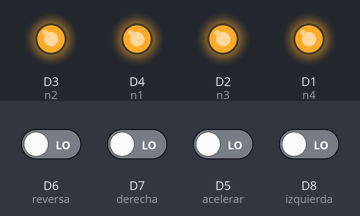
A sketch run on a simulated ESP8266 (Wemos D1 mini). Shown: output pins drawn as LEDs (lit = HIGH). Inputs (shaded band) come from the test bench; at power-on: D5 (acelerar), D6 (reversa), D7 (derecha), D8 (izquierda) LOW. What the sketch prints to the serial monitor is not drawn.

Above: at 1.2 s.
1.3 s: D6 (reversa) driven HIGH
At 2.5 s:
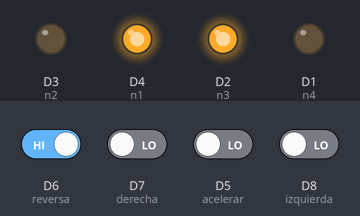
2.8 s: D5 (acelerar) driven HIGH
At 3.8 s:
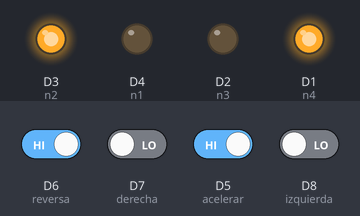
4.3 s: D5 (acelerar) driven LOW
At 5.0 s:
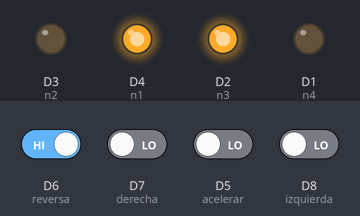
5.8 s: D6 (reversa) driven LOW
At 6.1 s:
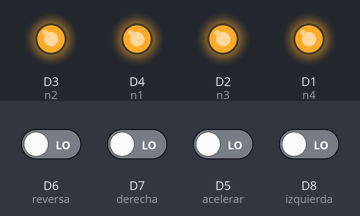
7.3 s: D7 (derecha) driven HIGH
At 8.4 s:
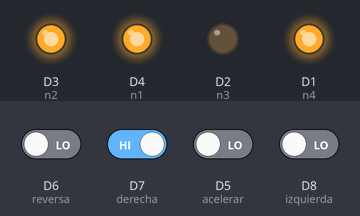
8.8 s: D7 (derecha) driven LOW and D8 (izquierda) driven HIGH
At 9.6 s:
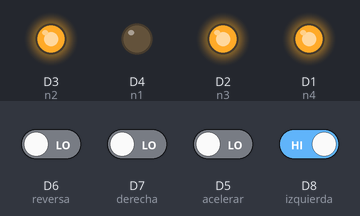
Timing chart, 0 to 11.3 s (numbered marks = the images above; inputs shaded):
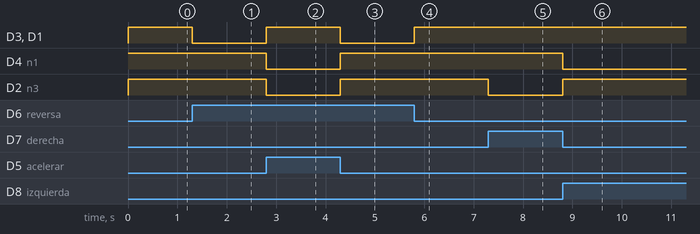

The sketch:

CONTROL_RF.ino
```cpp
/*****************************Control de Motores con Modulo RF 315mHz**************
 * Ejemplo para control de 2 Motores con el Modulo Puente H L298N de 2 Canales    *
 * con los Modulos RF 315mHz Tx y Rx.                                             *
 *                                                                                *
 * Materiales:                                                                    *
 * -1 Wemos D1 Mini                                                               *
 * -1 Tx de RF 315Mhz                                                             *
 * -1 Integrado HT12E                                                             *
 * -1 Integrado HT12D                                                             *
 * -1 Rx de RF 315Mhz                                                             *
 * -2 Motores DC                                                                  *
 * -4 Pulsadores                                                                  *
 * -4 Resistencias de 10k                                                         *
 *                                                                                *
 *Diagramas:                                                                      *
 * https://easyeda.com/esociety97/receptor-315mhz                                 *
 * https://easyeda.com/esociety97/transmisor-315mhz                               *
 *                                                             Facebook: ESociety *
 *                                                              GitHub: eSociety97*
 **********************************************************************************/

//Constantes para los pines de Control de Botonera
const int acelerar = D5;
const int reversa = D6;
const int derecha = D7;
const int izquierda = D8;

//Constantes de control de Motores
const int n1 =  D4;      // motor 1 +
const int n2 =  D3;      // motor 1 -
const int n3 =  D2;      // motor 2 +
const int n4 =  D1;      // motor 2 -

void setup() {
  Serial.begin(115200); //Inicio de Comunicacion Serial

  //Declaracion de Pines de Salida para Control de Motores
  pinMode(n1, OUTPUT);
  pinMode(n2, OUTPUT);
  pinMode(n3, OUTPUT);
  pinMode(n4, OUTPUT);

  //Declaracion de Pines de Entrada Lectura de Botonera
  pinMode(acelerar, INPUT);
  pinMode(reversa, INPUT);
  pinMode(derecha, INPUT);
  pinMode(izquierda, INPUT);

  //Estado Inicial de Motores
  digitalWrite(n1, HIGH);
  digitalWrite(n2, HIGH);
  digitalWrite(n3, HIGH);
  digitalWrite(n4, HIGH);
}

void loop() {
/*N1 y N2 controlan el primer motor
  N3 y N4 controla el segundo motor
  Para activar el giro de motor se necesita un LOW*/

  if(digitalRead(acelerar)){ //Si el pulsador hacia adelante se activa
    //Entonces mostramos un mensaje de "Acelerar en el Monitor Serial
    Serial.println("Acelerar");
    //Y activamos N1 y N3 para activar el movimiento hacia adelante
    digitalWrite(n1, LOW);
    digitalWrite(n2, HIGH);
    digitalWrite(n3, LOW);
    digitalWrite(n4, HIGH);
  }
    else if(digitalRead(reversa)){//Si el pulsador hacia atras se activa

    //Entonces mostramos un mensaje de "reversa" en el Monitor Serial
    Serial.println("reversa");
    //Y activamos N2 y N4 para activar el movimiento hacia atras
    digitalWrite(n1, HIGH);
    digitalWrite(n2, LOW);
    digitalWrite(n3, HIGH);
    digitalWrite(n4, LOW);
  }
    else if(digitalRead(derecha)){//Si el pulsador hacia la derecha se activa

    //Entonces mostramos un mensaje de "derecha" en el Monitor Serial
    Serial.println("derecha");

    //Y activamos N3 para activar el movimiento hacia derecha
    digitalWrite(n1, HIGH);
    digitalWrite(n2, HIGH);
    digitalWrite(n3, LOW);
    digitalWrite(n4, HIGH);
  }
   else if( digitalRead(izquierda)){//Si el pulsador hacia la izquierda se activa

    //Entonces mostramos un mensaje de "izquierda" en el Monitor Serial
    Serial.println("izquierda");

    //Y activamos N4 para activar el movimiento hacia Izquierda
    digitalWrite(n1, LOW);
    digitalWrite(n2, HIGH);
    digitalWrite(n3, HIGH);
    digitalWrite(n4, HIGH);
  }
     else{  //Si ningun boton es pulsado entonces
    //Todas las salidas de control de Motores estaran Inactivas.
    digitalWrite(n1, HIGH);
    digitalWrite(n2, HIGH);
    digitalWrite(n3, HIGH);
    digitalWrite(n4, HIGH);
  }
}
```

Measured:
- after the input at 1.3 s, D3 (n2), D1 (n4): HIGH → LOW at once
- after the input at 2.8 s, D3 (n2), D1 (n4): LOW → HIGH at once; D4 (n1), D2 (n3): HIGH → LOW at once
- after the input at 4.3 s, D3 (n2), D1 (n4): HIGH → LOW at once; D4 (n1), D2 (n3): LOW → HIGH at once
- after the input at 5.8 s, D3 (n2), D1 (n4): LOW → HIGH at once
- after the input at 7.3 s, D2 (n3): HIGH → LOW at once
- after the input at 8.8 s, D4 (n1): HIGH → LOW at once; D2 (n3): LOW → HIGH at once
